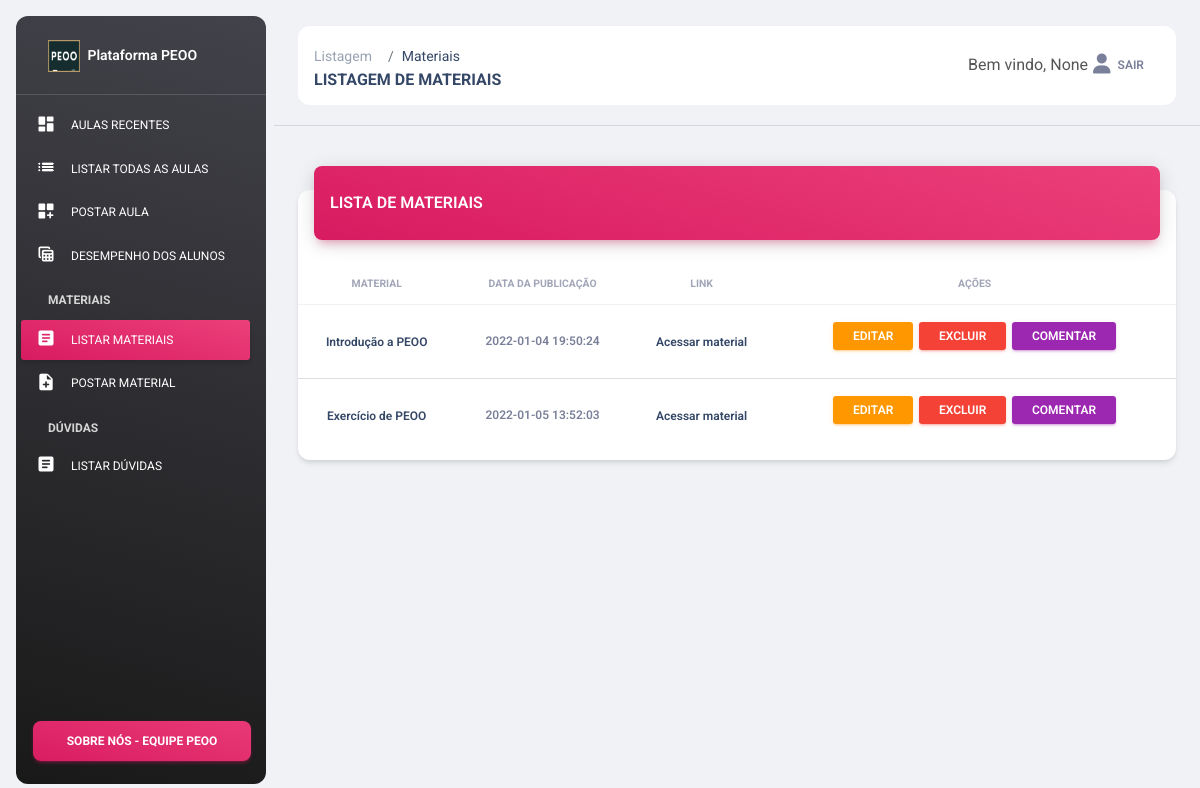
/materiais (signed in), run on the app's committed database.
### tables this page shows
CREATE TABLE materiais (
  id integer primary key,
  titulo text not null,
  descricao text not null,
  publicacao datetime default (
    strftime('%Y-%m-%d %H:%M:%S', 'now', 'localtime')
  ),
  link text not null,
  teacher_id integer,
  foreign key (teacher_id) references usuarios (id)
);

### app/routes.py (the view)
@app.route('/materiais')
def listar_materiais():
  if( session.get('logged') == False or session.get('infos') is None ):
    return redirect(url_for('signin_suap'))
  if( session['infos']['tipo_vinculo'] != 1 ):
    flash('Você não possui permissão!', 'warning')
    return redirect(url_for('painel_aluno', usuario_id=session['infos']['id']))
  materialdao = MaterialDAO(get_db())
  material = materialdao.listar_meus_materiais(session['infos']['id'])
  return render_template('listar-materiais.html', materiais = material)

### app/controllers/materiaisdao.py (called while the page is built)
  def listar_meus_materiais(self, teacher_id):
    sql = """
    select *
    from materiais
    where teacher_id = ?;
    """
    cursor = self.db.cursor()
    cursor.execute(sql, (teacher_id,))
    return cursor.fetchall()

### app/models/connection.py (called while the page is built)
def get_db():
  db = getattr(g, '_database', None)
  if db is None:
    g._database = sqlite3.connect(DATABASE)
    db = g._database
  return db

@app.teardown_appcontext
def close_connection(exception):
  db = getattr(g, '_database', None)
  if db is not None:
    db.close()

### app/templates/listar-materiais.html (shortened to what this page needs)
<!DOCTYPE html>
<html lang="en">
<head>
  {% include "components/head.html" %}
</head>
<body class="g-sidenav-show  bg-gray-200">
  {% include "components/navbar.html" %}
  <main class="main-content position-relative max-height-vh-100 h-100 border-radius-lg "><br>
  <nav class="navbar navbar-main navbar-expand-lg px-0 mx-4 shadow-none border-radius-xl" id="navbarBlur" navbar-scroll="true">
    <div class="container-fluid py-1 px-3">
      <nav aria-label="breadcrumb">
        <ol class="breadcrumb bg-transparent mb-0 pb-0 pt-2 px-0 me-sm-6 me-5">
          <li class="breadcrumb-item text-sm"><a class="opacity-5 text-dark" href="javascript:;">Listagem</a></li>
          <li class="breadcrumb-item text-sm text-dark active" aria-current="page">Materiais</li>
        </ol>
        <h6 class="font-weight-bolder mb-0">Listagem de materiais</h6>
      </nav>
      <div class="collapse navbar-collapse mt-sm-0 mt-2 me-md-0 me-sm-4" id="navbar">
        <ul class="navbar-nav ms-md-auto pe-md-3 d-flex align-items-center justify-content-end">
          <li class="nav-item d-flex align-items-center">
            <span class="d-sm-inline d-none">Bem vindo, {{session['infos']['nome_usual']}}</span>
          </li>
          <li class="nav-item d-flex align-items-center">
            <a href="{{ url_for('logout') }}" class="nav-link text-body font-weight-bold px-0">
              <i class="fa fa-user me-sm-1"></i>
              <span class="d-sm-inline d-none">Sair</span>
            </a>
          </li>
        </ul>
      </div>
    </div>
  </nav>
	<hr>
    <div class="container-fluid py-4">
      <div class="row">
        <div class="col-12">
          <div class="card my-4">
            <div class="card-header p-0 position-relative mt-n4 mx-3 z-index-2">
              <div class="bg-gradient-primary shadow-primary border-radius-lg pt-4 pb-3">
                <h6 class="text-white text-capitalize ps-3">LISTA DE MATERIAIS</h6>
              </div>
            </div>
            <div class="card-body px-0 pb-2">
              <div class="table-responsive p-0">
                <table class="table align-items-center mb-0">
                  <thead>
                    <tr>
                      <th class="text-center text-uppercase text-secondary text-xxs font-weight-bolder opacity-7">Material</th>
                      <th class="text-center text-uppercase text-secondary text-xxs font-weight-bolder opacity-7">Data da publicação</th>
                      <th class="text-center text-uppercase text-secondary text-xxs font-weight-bolder opacity-7">Link</th>
					            <th class="text-center text-uppercase text-secondary text-xxs font-weight-bolder opacity-7">Ações</th>
                    </tr>
                  </thead>
                  <tbody>
                    {% for material in materiais %}
                    <tr>
                      <td class="align-middle text-center text-sm">
                        <a class="text-xs font-weight-bold mb-0" target="_blank" href="/materiais/comentarios/{{ material[0] }}/"  >{{material[1]}}</a>
                      </td>
                      <td class="align-middle text-center text-sm">
                        <p class="text-xs font-weight-bold mb-0">{{material[3]}}</p>
                      </td>
                      <td class="align-middle text-center text-sm">
                        <a class="text-xs font-weight-bold mb-0" target="_blank" href="{{material[4]}}" >Acessar material</a>
                      </td>
					            <td class="align-middle text-center text-sm">
                        <a href="/edicao-material/{{material[0]}}/" type="button" class="btn btn-warning btn-sm"><p class="text-xs font-weight-bold mb-0">Editar</p></a>
                        <a href="/materiais/deletar/{{material[0]}}/" type="button" class="btn btn-danger btn-sm"><p class="text-xs font-weight-bold mb-0">Excluir</p></a>
                        <a href="/materiais/comentarios/{{ material[0] }}/" type="button" class="btn btn-primary btn-sm"><p class="text-xs font-weight-bold mb-0">Comentar</p></a>
                      </td>
                    </tr>
                    {% endfor %}
                  </tbody>
                </table>
              </div>
            </div>
          </div>
        </div>
      </div>
    </div>
  </main>
</body>
</html>

### data on the page
materiais: titulo "Introdução a PEOO", publicacao "2022-01-04 19:50:24"
materiais: titulo "Exercício de PEOO", publicacao "2022-01-05 13:52:03"

### other printed values
{{ session['infos']['nome_usual'] }} "None"
